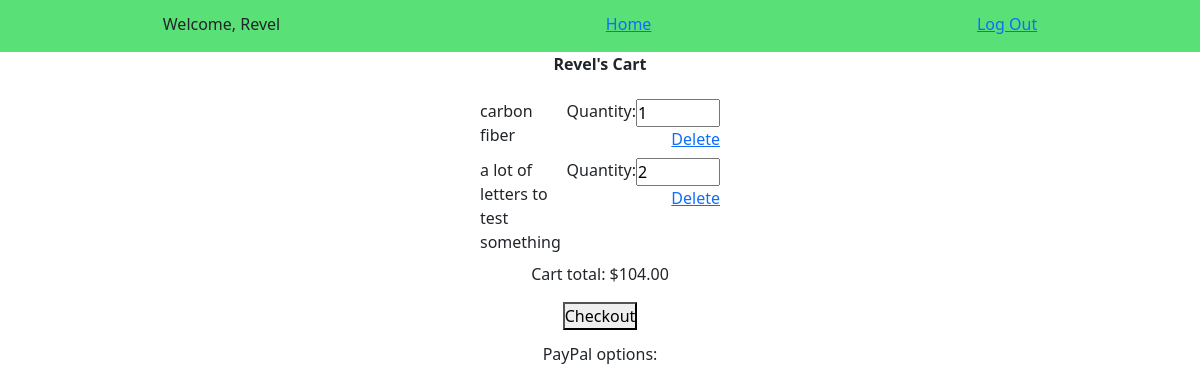
The page /marketplace/view-cart/1/ on the database its author committed.
### login_app/models.py (models this page shows, shortened)
class User(models.Model):
    first_name = models.CharField(max_length=255)
    last_name = models.CharField(max_length=255)
    email = models.EmailField(max_length=254)
    password = models.CharField(max_length=255)
    created_at = models.DateTimeField(auto_now_add=True)
    updated_at = models.DateTimeField(auto_now=True)
    objects = UserManager()

### marketplace/models.py (models this page shows, shortened)
class Cart_Item_Count(models.Model):
    cart = models.ForeignKey(Cart, on_delete=models.CASCADE, default=None)
    item = models.ForeignKey(Item, on_delete=models.CASCADE, default=None)
    quantity = models.IntegerField(default=None)
    created_at = models.DateTimeField(auto_now_add=True)
    updated_at = models.DateTimeField(auto_now=True)

class Item(models.Model):
    name = models.CharField(max_length=100)
    description = models.TextField()
    carbon_offset_in_trees = models.IntegerField()
    cost = models.DecimalField(max_digits=5, decimal_places=2)
    purchases = models.ManyToManyField('login_app.User', through="User_Item_Count")
    carts = models.ManyToManyField(Cart, through="Cart_Item_Count")
    created_at = models.DateTimeField(auto_now_add=True)
    updated_at = models.DateTimeField(auto_now=True)
    objects = ItemManager()

### marketplace/views.py (the view)
# urls.py: path('marketplace/view-cart/<int:user_id>/', views.view_cart, name="cart"),
def view_cart(request, user_id):
    cart = Cart.objects.get(user=apps.get_model('login_app.User').objects.get(id=user_id))
    cart_items = Cart_Item_Count.objects.filter(cart=cart)
    if cart_items:
        total_cost = 0
        for item in cart_items:
            total_cost += item.item.cost * item.quantity
        context = {
            'user': apps.get_model('login_app.User').objects.get(id=user_id),
            'cart_items': cart_items,
            'total_cost': total_cost
        }
        return render(request, 'cart.html', context)
    else:
        context = {
            'user': apps.get_model('login_app.User').objects.get(id=user_id)
        }
        return render(request, 'cart.html', context)

### marketplace/templates/cart.html (shortened to what this page needs)
<!DOCTYPE html>
<html>
    <head>
        {% load static %}
        <link rel="stylesheet" href="https://cdn.jsdelivr.net/npm/bootstrap@5.1.1/dist/css/bootstrap.css">
        <link rel="stylesheet" href="{% static 'style.css' %}">
    </head>
    <body>
        <div id="wrapper">
            <div id="topdiv">
                <p>Welcome, {{user.first_name}}</p>
                <a href="{% url 'marketplace' %}">Home</a>
                <a href="logout/">Log Out</a>
            </div>
            <div id="cart">
                <p class="bold">{{user.first_name}}'s Cart</p>
                <form id="cart_form" action="buy-items/" method="post">
                    {% for item in cart_items %}
                        <div id="cart_item">
                            {{item.item.name}}
                            <div id="cart_item_options">
                                <label>
                                    Quantity:
                                    <input name="{{item.item.name}}" type="number" min="1" max="10" step="1" value="{{item.quantity}}" required>
                                </label>
                                <a href="{% url 'remove' user.id item.item.id %}">Delete</a>
                            </div>
                        </div>
                    {% endfor %}
                    <div id="cart_form_bottom">
                        <p id="cart_total">Cart total: ${{total_cost}}</p>
                        <button id="checkout" type="submit">Checkout</button>
                        <p>PayPal options:</p>
                    </div>
                </form>
            </div>
        </div>
    </body>
</html>

### login_app/static/style.css (style rules this page uses)
* { margin: 0%; padding: 0%; box-sizing: border-box; }
#wrapper { display: flex; flex-flow: column; justify-content: space-around; align-items: center; }
label { width: 100%; display: flex; justify-content: space-between; }
#topdiv { display: flex; flex-flow: row; justify-content: space-around; width: 100%; padding-top: 1%; background-color: rgb(89, 224, 118); }
.bold { font-weight: bold; }
#cart { display: flex; align-items: center; flex-flow: column; width: 100%; }
#checkout { margin-bottom: 5%; }
#cart_form { width: 20%; }
#cart_item { display: flex; flex-flow: row; justify-content: space-between; margin-top: 3%; margin-bottom: 3%; }
#cart_item_options { display: flex; text-align: right; flex-flow: column; }
#cart_item_options label { display: flex; justify-content: right; }
#cart_form_bottom { display: flex; flex-flow: column; align-items: center; }

### rows shown on the page
User: first_name "Revel"
Cart_Item_Count: item.name "carbon fiber", quantity "1"
Cart_Item_Count: item.name "a lot of letters to test something", quantity "2"

### other values the page prints
{{ total_cost }} "104.00"
